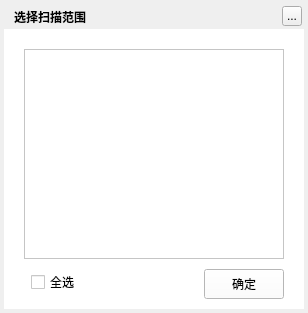
<?xml version="1.0" encoding="UTF-8"?>
<ui version="4.0">
 <class>MusicSongItemSelectedDialog</class>
 <widget class="QWidget" name="MusicSongItemSelectedDialog">
  <property name="geometry">
   <rect>
    <x>0</x>
    <y>0</y>
    <width>308</width>
    <height>313</height>
   </rect>
  </property>
  <property name="windowTitle">
   <string>选择扫描范围</string>
  </property>
  <widget class="QLabel" name="background">
   <property name="geometry">
    <rect>
     <x>4</x>
     <y>4</y>
     <width>300</width>
     <height>305</height>
    </rect>
   </property>
   <property name="text">
    <string/>
   </property>
  </widget>
  <widget class="QLabel" name="topTitleName">
   <property name="geometry">
    <rect>
     <x>14</x>
     <y>4</y>
     <width>220</width>
     <height>25</height>
    </rect>
   </property>
   <property name="styleSheet">
    <string notr="true">color:&quot;#FFFFFF&quot;;font-weight:bold</string>
   </property>
   <property name="text">
    <string>选择扫描范围</string>
   </property>
  </widget>
  <widget class="QToolButton" name="topTitleCloseButton">
   <property name="geometry">
    <rect>
     <x>282</x>
     <y>6</y>
     <width>20</width>
     <height>20</height>
    </rect>
   </property>
   <property name="text">
    <string>...</string>
   </property>
  </widget>
  <widget class="QWidget" name="backgroundMask" native="true">
   <property name="geometry">
    <rect>
     <x>4</x>
     <y>29</y>
     <width>300</width>
     <height>280</height>
    </rect>
   </property>
   <property name="styleSheet">
    <string notr="true">background:white;</string>
   </property>
   <widget class="QPushButton" name="confirmButton">
    <property name="geometry">
     <rect>
      <x>200</x>
      <y>240</y>
      <width>80</width>
      <height>30</height>
     </rect>
    </property>
    <property name="cursor">
     <cursorShape>PointingHandCursor</cursorShape>
    </property>
    <property name="text">
     <string>确定</string>
    </property>
   </widget>
   <widget class="QCheckBox" name="selectAllCheckButton">
    <property name="geometry">
     <rect>
      <x>27</x>
      <y>245</y>
      <width>80</width>
      <height>16</height>
     </rect>
    </property>
    <property name="text">
     <string>全选</string>
    </property>
   </widget>
   <widget class="MusicSongItemSelectedTableWidget" name="itemTableWidget">
    <property name="geometry">
     <rect>
      <x>20</x>
      <y>20</y>
      <width>260</width>
      <height>210</height>
     </rect>
    </property>
   </widget>
  </widget>
  <zorder>background</zorder>
  <zorder>backgroundMask</zorder>
  <zorder>topTitleName</zorder>
  <zorder>topTitleCloseButton</zorder>
 </widget>
 <customwidgets>
  <customwidget>
   <class>MusicSongItemSelectedTableWidget</class>
   <extends>QTableWidget</extends>
   <header>musicsongitemselectedareawidget.h</header>
  </customwidget>
 </customwidgets>
 <resources/>
 <connections/>
</ui>
